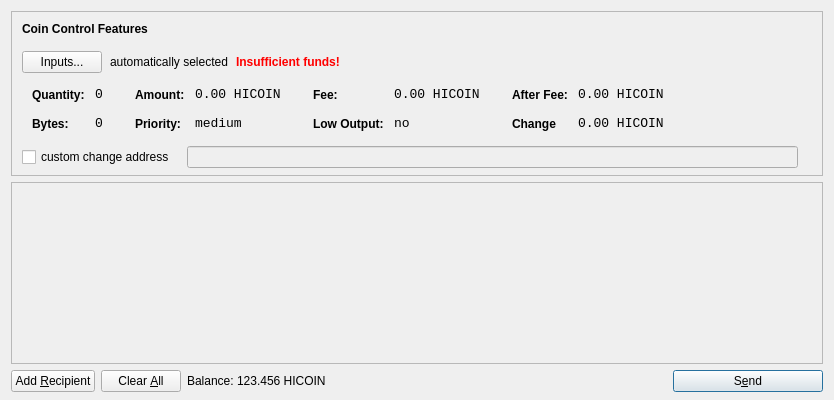
<?xml version="1.0" encoding="UTF-8"?>
<ui version="4.0">
 <class>SendCoinsDialog</class>
 <widget class="QDialog" name="SendCoinsDialog">
  <property name="geometry">
   <rect>
    <x>0</x>
    <y>0</y>
    <width>650</width>
    <height>400</height>
   </rect>
  </property>
  <property name="windowTitle">
   <string>Send Coins</string>
  </property>
  <layout class="QVBoxLayout" name="verticalLayout" stretch="0,1,0">
   <property name="bottomMargin">
    <number>8</number>
   </property>
   <item>
    <widget class="QFrame" name="frameCoinControl">
     <property name="sizePolicy">
      <sizepolicy hsizetype="Expanding" vsizetype="Expanding">
       <horstretch>0</horstretch>
       <verstretch>0</verstretch>
      </sizepolicy>
     </property>
     <property name="maximumSize">
      <size>
       <width>16777215</width>
       <height>16777215</height>
      </size>
     </property>
     <property name="frameShape">
      <enum>QFrame::StyledPanel</enum>
     </property>
     <property name="frameShadow">
      <enum>QFrame::Sunken</enum>
     </property>
     <layout class="QVBoxLayout" name="verticalLayoutCoinControl2">
      <property name="spacing">
       <number>-1</number>
      </property>
      <property name="leftMargin">
       <number>0</number>
      </property>
      <property name="topMargin">
       <number>0</number>
      </property>
      <property name="rightMargin">
       <number>0</number>
      </property>
      <property name="bottomMargin">
       <number>6</number>
      </property>
      <item>
       <layout class="QVBoxLayout" name="verticalLayoutCoinControl" stretch="0,0,0,0,1">
        <property name="spacing">
         <number>0</number>
        </property>
        <property name="leftMargin">
         <number>10</number>
        </property>
        <property name="topMargin">
         <number>10</number>
        </property>
        <item>
         <layout class="QHBoxLayout" name="horizontalLayoutCoinControl1">
          <property name="bottomMargin">
           <number>15</number>
          </property>
          <item>
           <widget class="QLabel" name="labelCoinControlFeatures">
            <property name="sizePolicy">
             <sizepolicy hsizetype="Preferred" vsizetype="Maximum">
              <horstretch>0</horstretch>
              <verstretch>0</verstretch>
             </sizepolicy>
            </property>
            <property name="font">
             <font>
              <weight>75</weight>
              <bold>true</bold>
             </font>
            </property>
            <property name="styleSheet">
             <string notr="true">font-weight:bold;</string>
            </property>
            <property name="text">
             <string>Coin Control Features</string>
            </property>
           </widget>
          </item>
         </layout>
        </item>
        <item>
         <layout class="QHBoxLayout" name="horizontalLayoutCoinControl2" stretch="0,0,0,0">
          <property name="spacing">
           <number>8</number>
          </property>
          <property name="bottomMargin">
           <number>10</number>
          </property>
          <item>
           <widget class="QPushButton" name="pushButtonCoinControl">
            <property name="styleSheet">
             <string notr="true"/>
            </property>
            <property name="text">
             <string>Inputs...</string>
            </property>
           </widget>
          </item>
          <item>
           <widget class="QLabel" name="labelCoinControlAutomaticallySelected">
            <property name="text">
             <string>automatically selected</string>
            </property>
            <property name="margin">
             <number>5</number>
            </property>
           </widget>
          </item>
          <item>
           <widget class="QLabel" name="labelCoinControlInsuffFunds">
            <property name="font">
             <font>
              <weight>75</weight>
              <bold>true</bold>
             </font>
            </property>
            <property name="styleSheet">
             <string notr="true">color:red;font-weight:bold;</string>
            </property>
            <property name="text">
             <string>Insufficient funds!</string>
            </property>
            <property name="margin">
             <number>5</number>
            </property>
           </widget>
          </item>
          <item>
           <spacer name="horizontalSpacerCoinControl">
            <property name="orientation">
             <enum>Qt::Horizontal</enum>
            </property>
            <property name="sizeHint" stdset="0">
             <size>
              <width>40</width>
              <height>1</height>
             </size>
            </property>
           </spacer>
          </item>
         </layout>
        </item>
        <item>
         <widget class="QWidget" name="widgetCoinControl" native="true">
          <property name="sizePolicy">
           <sizepolicy hsizetype="Preferred" vsizetype="Preferred">
            <horstretch>0</horstretch>
            <verstretch>0</verstretch>
           </sizepolicy>
          </property>
          <property name="minimumSize">
           <size>
            <width>0</width>
            <height>0</height>
           </size>
          </property>
          <property name="styleSheet">
           <string notr="true"/>
          </property>
          <layout class="QHBoxLayout" name="horizontalLayoutCoinControl5">
           <property name="margin">
            <number>0</number>
           </property>
           <item>
            <layout class="QHBoxLayout" name="horizontalLayoutCoinControl3" stretch="0,0,0,1">
             <property name="spacing">
              <number>20</number>
             </property>
             <property name="topMargin">
              <number>0</number>
             </property>
             <property name="bottomMargin">
              <number>10</number>
             </property>
             <item>
              <layout class="QFormLayout" name="formLayoutCoinControl1">
               <property name="horizontalSpacing">
                <number>10</number>
               </property>
               <property name="verticalSpacing">
                <number>14</number>
               </property>
               <property name="leftMargin">
                <number>10</number>
               </property>
               <property name="topMargin">
                <number>4</number>
               </property>
               <property name="rightMargin">
                <number>6</number>
               </property>
               <item row="0" column="0">
                <widget class="QLabel" name="labelCoinControlQuantityText">
                 <property name="styleSheet">
                  <string notr="true">font-weight:bold;</string>
                 </property>
                 <property name="text">
                  <string>Quantity:</string>
                 </property>
                 <property name="margin">
                  <number>0</number>
                 </property>
                </widget>
               </item>
               <item row="0" column="1">
                <widget class="QLabel" name="labelCoinControlQuantity">
                 <property name="font">
                  <font>
                   <family>Monospace</family>
                   <pointsize>10</pointsize>
                  </font>
                 </property>
                 <property name="cursor">
                  <cursorShape>IBeamCursor</cursorShape>
                 </property>
                 <property name="contextMenuPolicy">
                  <enum>Qt::ActionsContextMenu</enum>
                 </property>
                 <property name="text">
                  <string>0</string>
                 </property>
                 <property name="margin">
                  <number>0</number>
                 </property>
                 <property name="textInteractionFlags">
                  <set>Qt::LinksAccessibleByMouse|Qt::TextSelectableByKeyboard|Qt::TextSelectableByMouse</set>
                 </property>
                </widget>
               </item>
               <item row="1" column="0">
                <widget class="QLabel" name="labelCoinControlBytesText">
                 <property name="styleSheet">
                  <string notr="true">font-weight:bold;</string>
                 </property>
                 <property name="text">
                  <string>Bytes:</string>
                 </property>
                </widget>
               </item>
               <item row="1" column="1">
                <widget class="QLabel" name="labelCoinControlBytes">
                 <property name="font">
                  <font>
                   <family>Monospace</family>
                   <pointsize>10</pointsize>
                  </font>
                 </property>
                 <property name="cursor">
                  <cursorShape>IBeamCursor</cursorShape>
                 </property>
                 <property name="contextMenuPolicy">
                  <enum>Qt::ActionsContextMenu</enum>
                 </property>
                 <property name="text">
                  <string>0</string>
                 </property>
                 <property name="textInteractionFlags">
                  <set>Qt::LinksAccessibleByMouse|Qt::TextSelectableByKeyboard|Qt::TextSelectableByMouse</set>
                 </property>
                </widget>
               </item>
              </layout>
             </item>
             <item>
              <layout class="QFormLayout" name="formLayoutCoinControl2">
               <property name="horizontalSpacing">
                <number>10</number>
               </property>
               <property name="verticalSpacing">
                <number>14</number>
               </property>
               <property name="leftMargin">
                <number>6</number>
               </property>
               <property name="topMargin">
                <number>4</number>
               </property>
               <property name="rightMargin">
                <number>6</number>
               </property>
               <item row="0" column="0">
                <widget class="QLabel" name="labelCoinControlAmountText">
                 <property name="styleSheet">
                  <string notr="true">font-weight:bold;</string>
                 </property>
                 <property name="text">
                  <string>Amount:</string>
                 </property>
                 <property name="margin">
                  <number>0</number>
                 </property>
                </widget>
               </item>
               <item row="0" column="1">
                <widget class="QLabel" name="labelCoinControlAmount">
                 <property name="font">
                  <font>
                   <family>Monospace</family>
                   <pointsize>10</pointsize>
                  </font>
                 </property>
                 <property name="cursor">
                  <cursorShape>IBeamCursor</cursorShape>
                 </property>
                 <property name="contextMenuPolicy">
                  <enum>Qt::ActionsContextMenu</enum>
                 </property>
                 <property name="text">
                  <string>0.00 HICOIN</string>
                 </property>
                 <property name="textInteractionFlags">
                  <set>Qt::LinksAccessibleByMouse|Qt::TextSelectableByKeyboard|Qt::TextSelectableByMouse</set>
                 </property>
                </widget>
               </item>
               <item row="1" column="0">
                <widget class="QLabel" name="labelCoinControlPriorityText">
                 <property name="styleSheet">
                  <string notr="true">font-weight:bold;</string>
                 </property>
                 <property name="text">
                  <string>Priority:</string>
                 </property>
                </widget>
               </item>
               <item row="1" column="1">
                <widget class="QLabel" name="labelCoinControlPriority">
                 <property name="font">
                  <font>
                   <family>Monospace</family>
                   <pointsize>10</pointsize>
                  </font>
                 </property>
                 <property name="cursor">
                  <cursorShape>IBeamCursor</cursorShape>
                 </property>
                 <property name="contextMenuPolicy">
                  <enum>Qt::ActionsContextMenu</enum>
                 </property>
                 <property name="text">
                  <string>medium</string>
                 </property>
                 <property name="textInteractionFlags">
                  <set>Qt::LinksAccessibleByMouse|Qt::TextSelectableByKeyboard|Qt::TextSelectableByMouse</set>
                 </property>
                </widget>
               </item>
              </layout>
             </item>
             <item>
              <layout class="QFormLayout" name="formLayoutCoinControl3">
               <property name="horizontalSpacing">
                <number>10</number>
               </property>
               <property name="verticalSpacing">
                <number>14</number>
               </property>
               <property name="leftMargin">
                <number>6</number>
               </property>
               <property name="topMargin">
                <number>4</number>
               </property>
               <property name="rightMargin">
                <number>6</number>
               </property>
               <item row="0" column="0">
                <widget class="QLabel" name="labelCoinControlFeeText">
                 <property name="styleSheet">
                  <string notr="true">font-weight:bold;</string>
                 </property>
                 <property name="text">
                  <string>Fee:</string>
                 </property>
                 <property name="margin">
                  <number>0</number>
                 </property>
                </widget>
               </item>
               <item row="0" column="1">
                <widget class="QLabel" name="labelCoinControlFee">
                 <property name="font">
                  <font>
                   <family>Monospace</family>
                   <pointsize>10</pointsize>
                  </font>
                 </property>
                 <property name="cursor">
                  <cursorShape>IBeamCursor</cursorShape>
                 </property>
                 <property name="contextMenuPolicy">
                  <enum>Qt::ActionsContextMenu</enum>
                 </property>
                 <property name="text">
                  <string>0.00 HICOIN</string>
                 </property>
                 <property name="textInteractionFlags">
                  <set>Qt::LinksAccessibleByMouse|Qt::TextSelectableByKeyboard|Qt::TextSelectableByMouse</set>
                 </property>
                </widget>
               </item>
               <item row="1" column="0">
                <widget class="QLabel" name="labelCoinControlLowOutputText">
                 <property name="styleSheet">
                  <string notr="true">font-weight:bold;</string>
                 </property>
                 <property name="text">
                  <string>Low Output:</string>
                 </property>
                </widget>
               </item>
               <item row="1" column="1">
                <widget class="QLabel" name="labelCoinControlLowOutput">
                 <property name="font">
                  <font>
                   <family>Monospace</family>
                   <pointsize>10</pointsize>
                  </font>
                 </property>
                 <property name="cursor">
                  <cursorShape>IBeamCursor</cursorShape>
                 </property>
                 <property name="contextMenuPolicy">
                  <enum>Qt::ActionsContextMenu</enum>
                 </property>
                 <property name="text">
                  <string>no</string>
                 </property>
                 <property name="textInteractionFlags">
                  <set>Qt::LinksAccessibleByMouse|Qt::TextSelectableByKeyboard|Qt::TextSelectableByMouse</set>
                 </property>
                </widget>
               </item>
              </layout>
             </item>
             <item>
              <layout class="QFormLayout" name="formLayoutCoinControl4">
               <property name="horizontalSpacing">
                <number>10</number>
               </property>
               <property name="verticalSpacing">
                <number>14</number>
               </property>
               <property name="leftMargin">
                <number>6</number>
               </property>
               <property name="topMargin">
                <number>4</number>
               </property>
               <property name="rightMargin">
                <number>6</number>
               </property>
               <item row="0" column="0">
                <widget class="QLabel" name="labelCoinControlAfterFeeText">
                 <property name="styleSheet">
                  <string notr="true">font-weight:bold;</string>
                 </property>
                 <property name="text">
                  <string>After Fee:</string>
                 </property>
                 <property name="margin">
                  <number>0</number>
                 </property>
                </widget>
               </item>
               <item row="0" column="1">
                <widget class="QLabel" name="labelCoinControlAfterFee">
                 <property name="font">
                  <font>
                   <family>Monospace</family>
                   <pointsize>10</pointsize>
                  </font>
                 </property>
                 <property name="cursor">
                  <cursorShape>IBeamCursor</cursorShape>
                 </property>
                 <property name="contextMenuPolicy">
                  <enum>Qt::ActionsContextMenu</enum>
                 </property>
                 <property name="text">
                  <string>0.00 HICOIN</string>
                 </property>
                 <property name="textInteractionFlags">
                  <set>Qt::LinksAccessibleByMouse|Qt::TextSelectableByKeyboard|Qt::TextSelectableByMouse</set>
                 </property>
                </widget>
               </item>
               <item row="1" column="0">
                <widget class="QLabel" name="labelCoinControlChangeText">
                 <property name="styleSheet">
                  <string notr="true">font-weight:bold;</string>
                 </property>
                 <property name="text">
                  <string>Change</string>
                 </property>
                </widget>
               </item>
               <item row="1" column="1">
                <widget class="QLabel" name="labelCoinControlChange">
                 <property name="font">
                  <font>
                   <family>Monospace</family>
                   <pointsize>10</pointsize>
                  </font>
                 </property>
                 <property name="cursor">
                  <cursorShape>IBeamCursor</cursorShape>
                 </property>
                 <property name="contextMenuPolicy">
                  <enum>Qt::ActionsContextMenu</enum>
                 </property>
                 <property name="text">
                  <string>0.00 HICOIN</string>
                 </property>
                 <property name="textInteractionFlags">
                  <set>Qt::LinksAccessibleByMouse|Qt::TextSelectableByKeyboard|Qt::TextSelectableByMouse</set>
                 </property>
                </widget>
               </item>
              </layout>
             </item>
            </layout>
           </item>
          </layout>
         </widget>
        </item>
        <item>
         <layout class="QHBoxLayout" name="horizontalLayoutCoinControl4" stretch="0,0,0">
          <property name="spacing">
           <number>12</number>
          </property>
          <property name="sizeConstraint">
           <enum>QLayout::SetDefaultConstraint</enum>
          </property>
          <property name="topMargin">
           <number>5</number>
          </property>
          <property name="rightMargin">
           <number>5</number>
          </property>
          <item>
           <widget class="QCheckBox" name="checkBoxCoinControlChange">
            <property name="text">
             <string>custom change address</string>
            </property>
           </widget>
          </item>
          <item>
           <widget class="QLineEdit" name="lineEditCoinControlChange">
            <property name="enabled">
             <bool>false</bool>
            </property>
            <property name="sizePolicy">
             <sizepolicy hsizetype="Expanding" vsizetype="Fixed">
              <horstretch>0</horstretch>
              <verstretch>0</verstretch>
             </sizepolicy>
            </property>
           </widget>
          </item>
          <item>
           <widget class="QLabel" name="labelCoinControlChangeLabel">
            <property name="sizePolicy">
             <sizepolicy hsizetype="Preferred" vsizetype="Expanding">
              <horstretch>0</horstretch>
              <verstretch>0</verstretch>
             </sizepolicy>
            </property>
            <property name="minimumSize">
             <size>
              <width>0</width>
              <height>0</height>
             </size>
            </property>
            <property name="text">
             <string/>
            </property>
            <property name="margin">
             <number>3</number>
            </property>
           </widget>
          </item>
         </layout>
        </item>
        <item>
         <spacer name="verticalSpacerCoinControl">
          <property name="orientation">
           <enum>Qt::Vertical</enum>
          </property>
          <property name="sizeHint" stdset="0">
           <size>
            <width>800</width>
            <height>1</height>
           </size>
          </property>
         </spacer>
        </item>
       </layout>
      </item>
     </layout>
    </widget>
   </item>
   <item>
    <widget class="QScrollArea" name="scrollArea">
     <property name="widgetResizable">
      <bool>true</bool>
     </property>
     <widget class="QWidget" name="scrollAreaWidgetContents">
      <property name="geometry">
       <rect>
        <x>0</x>
        <y>0</y>
        <width>830</width>
        <height>165</height>
       </rect>
      </property>
      <layout class="QVBoxLayout" name="verticalLayout_2">
       <property name="margin">
        <number>0</number>
       </property>
       <item>
        <layout class="QVBoxLayout" name="entries">
         <property name="spacing">
          <number>6</number>
         </property>
        </layout>
       </item>
       <item>
        <spacer name="verticalSpacer">
         <property name="orientation">
          <enum>Qt::Vertical</enum>
         </property>
         <property name="sizeHint" stdset="0">
          <size>
           <width>20</width>
           <height>40</height>
          </size>
         </property>
        </spacer>
       </item>
      </layout>
     </widget>
    </widget>
   </item>
   <item>
    <layout class="QHBoxLayout" name="horizontalLayout">
     <item>
      <widget class="QPushButton" name="addButton">
       <property name="toolTip">
        <string>Send to multiple recipients at once</string>
       </property>
       <property name="text">
        <string>Add &amp;Recipient</string>
       </property>
       <property name="icon">
        <iconset resource="../bitcoin.qrc">
         <normaloff>:/icons/add</normaloff>:/icons/add</iconset>
       </property>
       <property name="autoDefault">
        <bool>false</bool>
       </property>
      </widget>
     </item>
     <item>
      <widget class="QPushButton" name="clearButton">
       <property name="sizePolicy">
        <sizepolicy hsizetype="Minimum" vsizetype="Fixed">
         <horstretch>0</horstretch>
         <verstretch>0</verstretch>
        </sizepolicy>
       </property>
       <property name="toolTip">
        <string>Remove all transaction fields</string>
       </property>
       <property name="text">
        <string>Clear &amp;All</string>
       </property>
       <property name="icon">
        <iconset resource="../bitcoin.qrc">
         <normaloff>:/icons/remove</normaloff>:/icons/remove</iconset>
       </property>
       <property name="autoRepeatDelay">
        <number>300</number>
       </property>
       <property name="autoDefault">
        <bool>false</bool>
       </property>
      </widget>
     </item>
     <item>
      <layout class="QHBoxLayout" name="horizontalLayout_2">
       <property name="spacing">
        <number>3</number>
       </property>
       <item>
        <widget class="QLabel" name="label">
         <property name="sizePolicy">
          <sizepolicy hsizetype="Preferred" vsizetype="Fixed">
           <horstretch>0</horstretch>
           <verstretch>0</verstretch>
          </sizepolicy>
         </property>
         <property name="text">
          <string>Balance:</string>
         </property>
        </widget>
       </item>
       <item>
        <widget class="QLabel" name="labelBalance">
         <property name="sizePolicy">
          <sizepolicy hsizetype="Preferred" vsizetype="Fixed">
           <horstretch>0</horstretch>
           <verstretch>0</verstretch>
          </sizepolicy>
         </property>
         <property name="cursor">
          <cursorShape>IBeamCursor</cursorShape>
         </property>
         <property name="text">
          <string>123.456 HICOIN</string>
         </property>
         <property name="textInteractionFlags">
          <set>Qt::LinksAccessibleByMouse|Qt::TextSelectableByKeyboard|Qt::TextSelectableByMouse</set>
         </property>
        </widget>
       </item>
      </layout>
     </item>
     <item>
      <spacer name="horizontalSpacer">
       <property name="orientation">
        <enum>Qt::Horizontal</enum>
       </property>
       <property name="sizeHint" stdset="0">
        <size>
         <width>40</width>
         <height>20</height>
        </size>
       </property>
      </spacer>
     </item>
     <item>
      <widget class="QPushButton" name="sendButton">
       <property name="minimumSize">
        <size>
         <width>150</width>
         <height>0</height>
        </size>
       </property>
       <property name="toolTip">
        <string>Confirm the send action</string>
       </property>
       <property name="text">
        <string>S&amp;end</string>
       </property>
       <property name="icon">
        <iconset resource="../bitcoin.qrc">
         <normaloff>:/icons/send</normaloff>:/icons/send</iconset>
       </property>
       <property name="default">
        <bool>true</bool>
       </property>
      </widget>
     </item>
    </layout>
   </item>
  </layout>
 </widget>
 <resources>
  <include location="../bitcoin.qrc"/>
 </resources>
 <connections/>
</ui>
